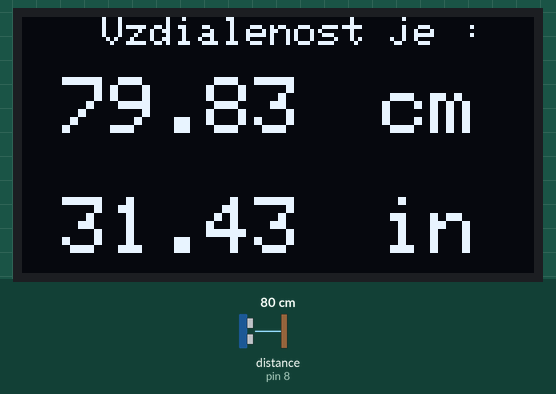
Simulated run of this sketch. Board: Arduino Nano, built with avr-gcc and run on an emulated ATmega328P. Shown: 128×64 one-colour display. Wiring (inferred from the names in the program): ultrasonic range finder: trigger pin 9; echo pin 8. Inputs (shaded band) come from the test bench; at power-on: distance to the obstacle (sensor on pin 8) 80 cm. The echo pulse lasts 58.3 µs per cm; what the sketch prints to the serial monitor is not drawn.

Above: at 1.3 s.
1.4 s: distance to the obstacle (sensor on pin 8) set to 4 cm
At 3.9 s:
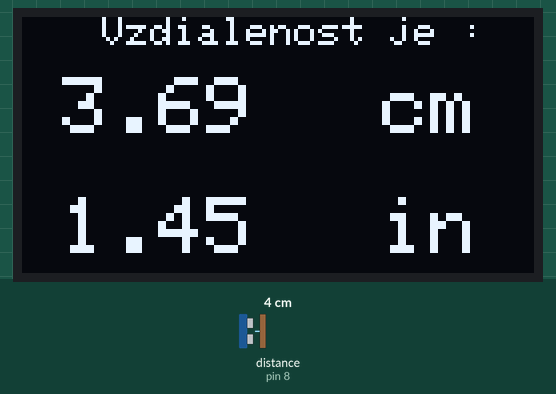
4.2 s: distance to the obstacle (sensor on pin 8) set to 18 cm
At 4.7 s:
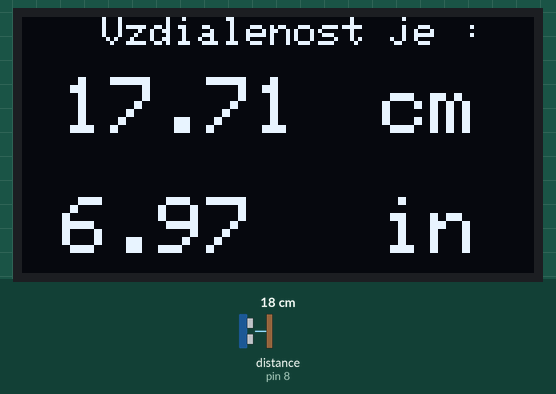
6.3 s: distance to the obstacle (sensor on pin 8) set to 2 cm
At 8.0 s:
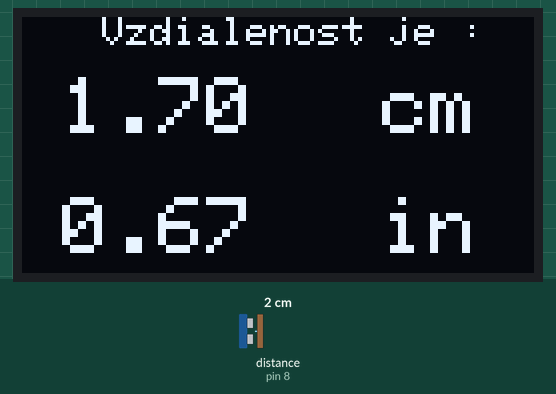
Timing chart, 0 to 9.5 s (numbered marks = the images above; inputs shaded):
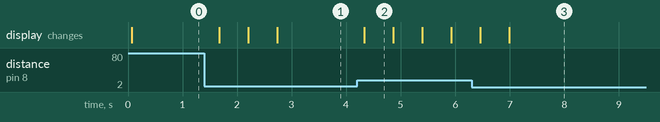

The sketch:

InyKodDistanceMeter.ino
```cpp
#include <SPI.h>
#include <Wire.h>
#include <Adafruit_GFX.h>
#include <Adafruit_SSD1306.h>

#define trigPin 9
#define echoPin 8


// Connection Schematics
//
// OLED --> Arduino Nano
//
// VCC - 5V
// GND - GND
// SCL - A5
// SDA - A4
//
// Radar --> Arduino Nano
//
// VCC - 5V
// GND - GND
// ECHO - D8
// TRIG - D9


#define OLED_RESET -1
Adafruit_SSD1306 display(OLED_RESET);

void setup() {
Serial.begin (9600);
pinMode(trigPin, OUTPUT);
pinMode(echoPin, INPUT);
display.begin(SSD1306_SWITCHCAPVCC, 0x3C); //initialize with the I2C addr 0x3C (128x64)
display.clearDisplay();

}

void loop() {
float duration;
float distance_cm;
float distance_in;

digitalWrite(trigPin, LOW); //PULSE ___|---|___
delayMicroseconds(2);
digitalWrite(trigPin, HIGH);
delayMicroseconds(10);
digitalWrite(trigPin, LOW);

duration = pulseIn(echoPin, HIGH);

distance_cm = (duration/2) / 29.1;
distance_in = (duration/2) / 73.914;

display.setCursor(20,0); //oled display
display.setTextSize(1);
display.setTextColor(WHITE);
display.println("Vzdialenost je :");

display.setCursor(10,15); //oled display
display.setTextSize(2);
display.setTextColor(WHITE);
display.println(distance_cm);
display.setCursor(90,15);
display.setTextSize(2);
display.println("cm");

display.setCursor(10,45); //oled display
display.setTextSize(2);
display.setTextColor(WHITE);
display.println(distance_in);
display.setCursor(90,45);
display.setTextSize(2);
display.println("in");
display.display();

delay(500);
display.clearDisplay();

Serial.println(distance_cm);
Serial.println(distance_in);
}
```

Measured:
- after the input at 1.4 s, the display: changes after 0.27 s (image 1)
- after the input at 4.2 s, the display: changes after 0.13 s (image 2)
- after the input at 6.3 s, the display: first changes after 0.16 s (image 3 shows a later state)
- what the display in image 2 shows lasts 0.6 s, from 4.3 s to 4.9 s
